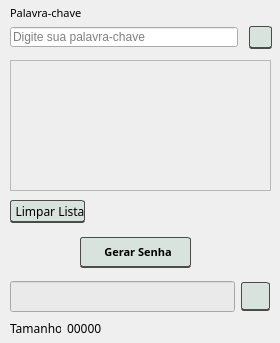
<?xml version="1.0" encoding="UTF-8"?>
<ui version="4.0">
 <class>FrmGenerator</class>
 <widget class="QWidget" name="FrmGenerator">
  <property name="geometry">
   <rect>
    <x>0</x>
    <y>0</y>
    <width>280</width>
    <height>343</height>
   </rect>
  </property>
  <property name="minimumSize">
   <size>
    <width>280</width>
    <height>343</height>
   </size>
  </property>
  <property name="maximumSize">
   <size>
    <width>280</width>
    <height>343</height>
   </size>
  </property>
  <property name="windowTitle">
   <string>Password Generator</string>
  </property>
  <widget class="QLabel" name="label">
   <property name="geometry">
    <rect>
     <x>10</x>
     <y>5</y>
     <width>71</width>
     <height>16</height>
    </rect>
   </property>
   <property name="font">
    <font>
     <family>HoloLens MDL2 Assets</family>
     <pointsize>8</pointsize>
     <weight>50</weight>
     <bold>false</bold>
    </font>
   </property>
   <property name="text">
    <string>Palavra-chave:</string>
   </property>
  </widget>
  <widget class="QPushButton" name="btnGeneratePassword">
   <property name="geometry">
    <rect>
     <x>80</x>
     <y>237</y>
     <width>111</width>
     <height>31</height>
    </rect>
   </property>
   <property name="font">
    <font>
     <family>HoloLens MDL2 Assets</family>
     <pointsize>8</pointsize>
     <weight>75</weight>
     <bold>true</bold>
    </font>
   </property>
   <property name="cursor">
    <cursorShape>PointingHandCursor</cursorShape>
   </property>
   <property name="styleSheet">
    <string notr="true">QPushButton {
background-color: rgb(217, 227, 221);
border: none;
border-width: 1px;
border-radius: 3px;
border-top: 1px solid #4b4b4b;
border-left: 1px solid #4b4b4b;
border-right: 1px solid #4b4b4b;
border-bottom: 1.5px solid #4b4b4b;
text-align:center;
padding-left: 5px;
}

QPushButton:pressed {
border-style:solid;
border-width:2px;
}</string>
   </property>
   <property name="text">
    <string>Gerar Senha</string>
   </property>
  </widget>
  <widget class="QPushButton" name="btnResetList">
   <property name="geometry">
    <rect>
     <x>10</x>
     <y>200</y>
     <width>75</width>
     <height>23</height>
    </rect>
   </property>
   <property name="font">
    <font>
     <family>HoloLens MDL2 Assets</family>
    </font>
   </property>
   <property name="cursor">
    <cursorShape>PointingHandCursor</cursorShape>
   </property>
   <property name="styleSheet">
    <string notr="true">QPushButton {
background-color: rgb(217, 227, 221);
border: none;
border-width: 1px;
border-radius: 3px;
border-top: 1px solid #4b4b4b;
border-left: 1px solid #4b4b4b;
border-right: 1px solid #4b4b4b;
border-bottom: 1.5px solid #4b4b4b;
text-align:center;
padding-left: 5px;
}

QPushButton:pressed {
border-style:solid;
border-width:2px;
}</string>
   </property>
   <property name="text">
    <string>Limpar Lista</string>
   </property>
  </widget>
  <widget class="QListWidget" name="lswKeywords">
   <property name="geometry">
    <rect>
     <x>10</x>
     <y>60</y>
     <width>261</width>
     <height>131</height>
    </rect>
   </property>
   <property name="toolTip">
    <string>Lista de palavras-chave</string>
   </property>
   <property name="styleSheet">
    <string notr="true">background-color: rgb(238, 238, 238);</string>
   </property>
   <property name="verticalScrollBarPolicy">
    <enum>Qt::ScrollBarAlwaysOff</enum>
   </property>
   <property name="horizontalScrollBarPolicy">
    <enum>Qt::ScrollBarAlwaysOff</enum>
   </property>
  </widget>
  <widget class="QWidget" name="layoutWidget">
   <property name="geometry">
    <rect>
     <x>10</x>
     <y>25</y>
     <width>262</width>
     <height>25</height>
    </rect>
   </property>
   <layout class="QHBoxLayout" name="horizontalLayout">
    <item>
     <widget class="QLineEdit" name="txtKeyword">
      <property name="sizePolicy">
       <sizepolicy hsizetype="Minimum" vsizetype="Fixed">
        <horstretch>0</horstretch>
        <verstretch>0</verstretch>
       </sizepolicy>
      </property>
      <property name="minimumSize">
       <size>
        <width>0</width>
        <height>20</height>
       </size>
      </property>
      <property name="maximumSize">
       <size>
        <width>16777215</width>
        <height>20</height>
       </size>
      </property>
      <property name="toolTip">
       <string/>
      </property>
      <property name="inputMask">
       <string/>
      </property>
      <property name="maxLength">
       <number>30</number>
      </property>
      <property name="placeholderText">
       <string>Digite sua palavra-chave</string>
      </property>
      <property name="cursorMoveStyle">
       <enum>Qt::LogicalMoveStyle</enum>
      </property>
      <property name="clearButtonEnabled">
       <bool>true</bool>
      </property>
     </widget>
    </item>
    <item>
     <spacer name="horizontalSpacer">
      <property name="orientation">
       <enum>Qt::Horizontal</enum>
      </property>
      <property name="sizeType">
       <enum>QSizePolicy::Maximum</enum>
      </property>
      <property name="sizeHint" stdset="0">
       <size>
        <width>5</width>
        <height>20</height>
       </size>
      </property>
     </spacer>
    </item>
    <item>
     <widget class="QPushButton" name="btnAddKeyword">
      <property name="sizePolicy">
       <sizepolicy hsizetype="Minimum" vsizetype="Minimum">
        <horstretch>0</horstretch>
        <verstretch>0</verstretch>
       </sizepolicy>
      </property>
      <property name="minimumSize">
       <size>
        <width>23</width>
        <height>23</height>
       </size>
      </property>
      <property name="maximumSize">
       <size>
        <width>23</width>
        <height>23</height>
       </size>
      </property>
      <property name="baseSize">
       <size>
        <width>23</width>
        <height>23</height>
       </size>
      </property>
      <property name="cursor">
       <cursorShape>PointingHandCursor</cursorShape>
      </property>
      <property name="toolTip">
       <string>Adicionar palavra-chave</string>
      </property>
      <property name="styleSheet">
       <string notr="true">QPushButton {
background-color: rgb(217, 227, 221);
border: none;
border-width: 1px;
border-radius: 3px;
border-top: 1px solid #4b4b4b;
border-left: 1px solid #4b4b4b;
border-right: 1px solid #4b4b4b;
border-bottom: 1.5px solid #4b4b4b;
text-align:center;
}

QPushButton:pressed {
border-style:solid;
border-width:2px;
}</string>
      </property>
      <property name="text">
       <string/>
      </property>
     </widget>
    </item>
   </layout>
  </widget>
  <widget class="QWidget" name="layoutWidget">
   <property name="geometry">
    <rect>
     <x>10</x>
     <y>320</y>
     <width>92</width>
     <height>16</height>
    </rect>
   </property>
   <layout class="QHBoxLayout" name="horizontalLayout_2">
    <item>
     <widget class="QLabel" name="label_2">
      <property name="font">
       <font>
        <family>HoloLens MDL2 Assets</family>
        <underline>false</underline>
        <kerning>true</kerning>
       </font>
      </property>
      <property name="text">
       <string>Tamanho:</string>
      </property>
     </widget>
    </item>
    <item>
     <widget class="QLabel" name="lblLength">
      <property name="font">
       <font>
        <family>HoloLens MDL2 Assets</family>
       </font>
      </property>
      <property name="text">
       <string>00000</string>
      </property>
     </widget>
    </item>
   </layout>
  </widget>
  <widget class="QWidget" name="layoutWidget">
   <property name="geometry">
    <rect>
     <x>10</x>
     <y>280</y>
     <width>270</width>
     <height>33</height>
    </rect>
   </property>
   <layout class="QHBoxLayout" name="horizontalLayout_3">
    <property name="spacing">
     <number>6</number>
    </property>
    <property name="leftMargin">
     <number>0</number>
    </property>
    <property name="rightMargin">
     <number>9</number>
    </property>
    <item>
     <widget class="QLineEdit" name="txtGeneratedPassword">
      <property name="sizePolicy">
       <sizepolicy hsizetype="Minimum" vsizetype="Minimum">
        <horstretch>0</horstretch>
        <verstretch>0</verstretch>
       </sizepolicy>
      </property>
      <property name="minimumSize">
       <size>
        <width>225</width>
        <height>31</height>
       </size>
      </property>
      <property name="maximumSize">
       <size>
        <width>225</width>
        <height>31</height>
       </size>
      </property>
      <property name="layoutDirection">
       <enum>Qt::LeftToRight</enum>
      </property>
      <property name="styleSheet">
       <string notr="true">background-color: rgb(234, 234, 234);</string>
      </property>
      <property name="alignment">
       <set>Qt::AlignCenter</set>
      </property>
      <property name="readOnly">
       <bool>true</bool>
      </property>
     </widget>
    </item>
    <item>
     <widget class="QPushButton" name="btnCopyPassword">
      <property name="sizePolicy">
       <sizepolicy hsizetype="Minimum" vsizetype="Minimum">
        <horstretch>0</horstretch>
        <verstretch>0</verstretch>
       </sizepolicy>
      </property>
      <property name="minimumSize">
       <size>
        <width>29</width>
        <height>29</height>
       </size>
      </property>
      <property name="maximumSize">
       <size>
        <width>29</width>
        <height>29</height>
       </size>
      </property>
      <property name="cursor">
       <cursorShape>PointingHandCursor</cursorShape>
      </property>
      <property name="toolTip">
       <string>Copiar para área
de transferência</string>
      </property>
      <property name="styleSheet">
       <string notr="true">QPushButton {
background-color: rgb(217, 227, 221);
border: none;
border-width: 1px;
border-radius: 3px;
border-top: 1px solid #4b4b4b;
border-left: 1px solid #4b4b4b;
border-right: 1px solid #4b4b4b;
border-bottom: 1.5px solid #4b4b4b;
text-align:center;
}

QPushButton:pressed {
border-style:solid;
border-width:2px;
}</string>
      </property>
      <property name="inputMethodHints">
       <set>Qt::ImhNone</set>
      </property>
      <property name="text">
       <string/>
      </property>
     </widget>
    </item>
   </layout>
  </widget>
  <zorder>layoutWidget</zorder>
  <zorder>btnGeneratePassword</zorder>
  <zorder>btnResetList</zorder>
  <zorder>lswKeywords</zorder>
  <zorder>layoutWidget</zorder>
  <zorder>layoutWidget</zorder>
  <zorder>label</zorder>
 </widget>
 <resources/>
 <connections/>
</ui>
